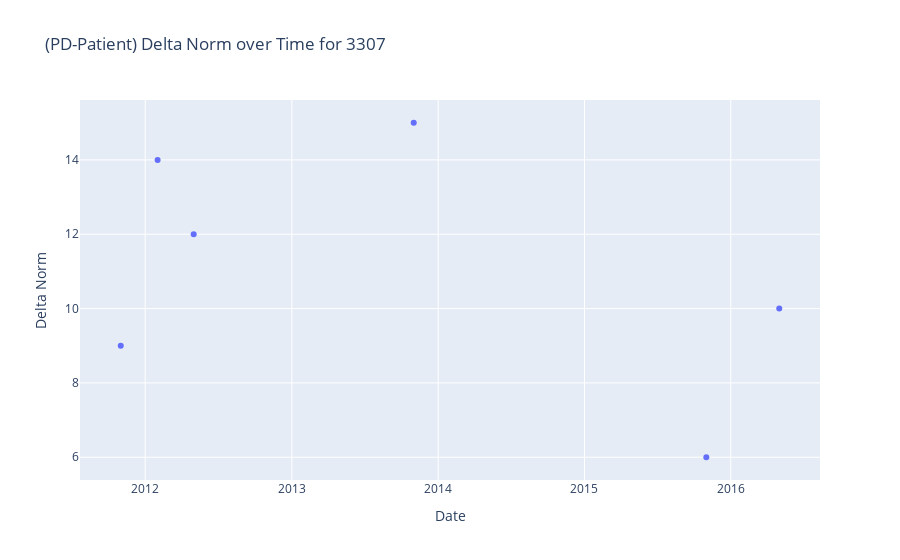
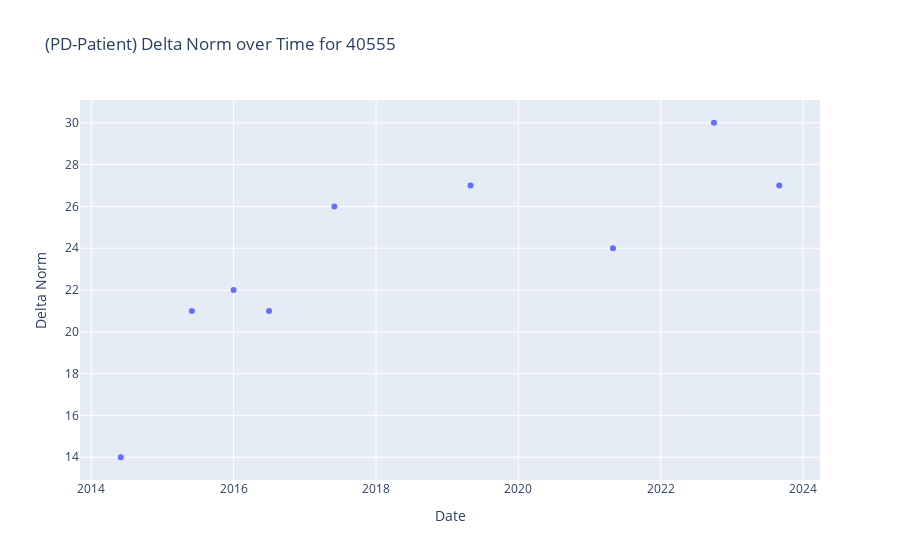
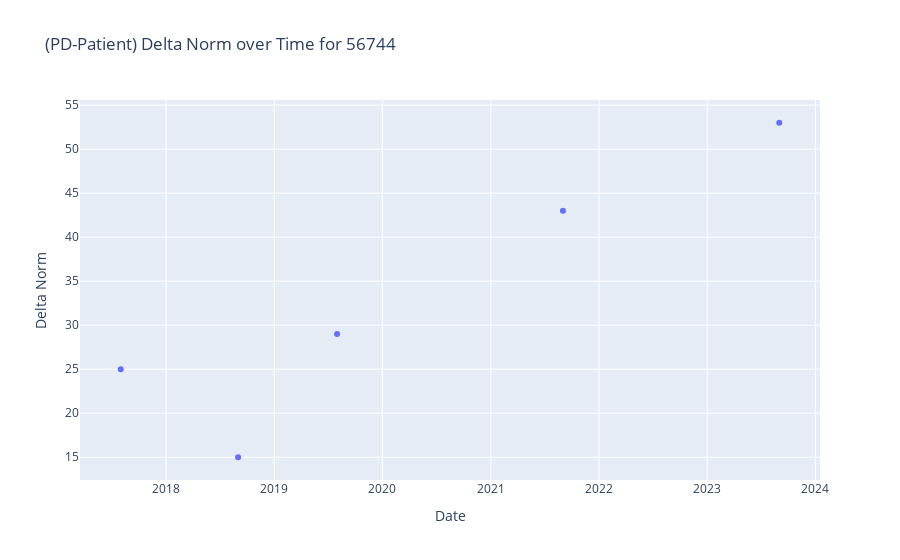

Source (notebook cell) for these figures, in order:
### Markdown cell above
### Sample PD Patient Score Progression in OFF or NaN State

### Code cell
for i in range(len(PD_sample)):
    plot_progression(PD_sample_vals, PD_sample, i)

### Figure 1 — Plotly figure (JSON) as saved in the notebook; plotly's stock layout.template omitted (floating-point values rounded to 4 significant figures)
{"data": [{"hovertemplate": "Date=%{x}<br>Delta Norm=%{y}<extra></extra>", "legendgroup": "", "marker": {"color": "#636efa", "symbol": "circle"}, "mode": "markers", "name": "", "orientation": "v", "showlegend": false, "type": "scatter", "x": ["2011-11-01T00:00:00", "2012-02-01T00:00:00", "2012-05-01T00:00:00", "2013-11-01T00:00:00", "2015-11-01T00:00:00", "2016-05-01T00:00:00"], "xaxis": "x", "y": [9, 14, 12, 15, 6, 10], "yaxis": "y"}], "layout": {"legend": {"tracegroupgap": 0}, "title": {"text": "(PD-Patient) Delta Norm over Time for 3307"}, "xaxis": {"anchor": "y", "domain": [0, 1], "title": {"text": "Date"}}, "yaxis": {"anchor": "x", "domain": [0, 1], "title": {"text": "Delta Norm"}}}}

### Figure 2 — Plotly figure (JSON) as saved in the notebook; plotly's stock layout.template omitted (floating-point values rounded to 4 significant figures)
{"data": [{"hovertemplate": "Date=%{x}<br>Delta Norm=%{y}<extra></extra>", "legendgroup": "", "marker": {"color": "#636efa", "symbol": "circle"}, "mode": "markers", "name": "", "orientation": "v", "showlegend": false, "type": "scatter", "x": ["2014-06-01T00:00:00", "2015-06-01T00:00:00", "2016-01-01T00:00:00", "2016-07-01T00:00:00", "2017-06-01T00:00:00", "2019-05-01T00:00:00", "2021-05-01T00:00:00", "2022-10-01T00:00:00", "2023-09-01T00:00:00"], "xaxis": "x", "y": [14, 21, 22, 21, 26, 27, 24, 30, 27], "yaxis": "y"}], "layout": {"legend": {"tracegroupgap": 0}, "title": {"text": "(PD-Patient) Delta Norm over Time for 40555"}, "xaxis": {"anchor": "y", "domain": [0, 1], "title": {"text": "Date"}}, "yaxis": {"anchor": "x", "domain": [0, 1], "title": {"text": "Delta Norm"}}}}

### Figure 3 — Plotly figure (JSON) as saved in the notebook; plotly's stock layout.template omitted (floating-point values rounded to 4 significant figures)
{"data": [{"hovertemplate": "Date=%{x}<br>Delta Norm=%{y}<extra></extra>", "legendgroup": "", "marker": {"color": "#636efa", "symbol": "circle"}, "mode": "markers", "name": "", "orientation": "v", "showlegend": false, "type": "scatter", "x": ["2017-08-01T00:00:00", "2018-09-01T00:00:00", "2019-08-01T00:00:00", "2021-09-01T00:00:00", "2023-09-01T00:00:00"], "xaxis": "x", "y": [25, 15, 29, 43, 53], "yaxis": "y"}], "layout": {"legend": {"tracegroupgap": 0}, "title": {"text": "(PD-Patient) Delta Norm over Time for 56744"}, "xaxis": {"anchor": "y", "domain": [0, 1], "title": {"text": "Date"}}, "yaxis": {"anchor": "x", "domain": [0, 1], "title": {"text": "Delta Norm"}}}}
